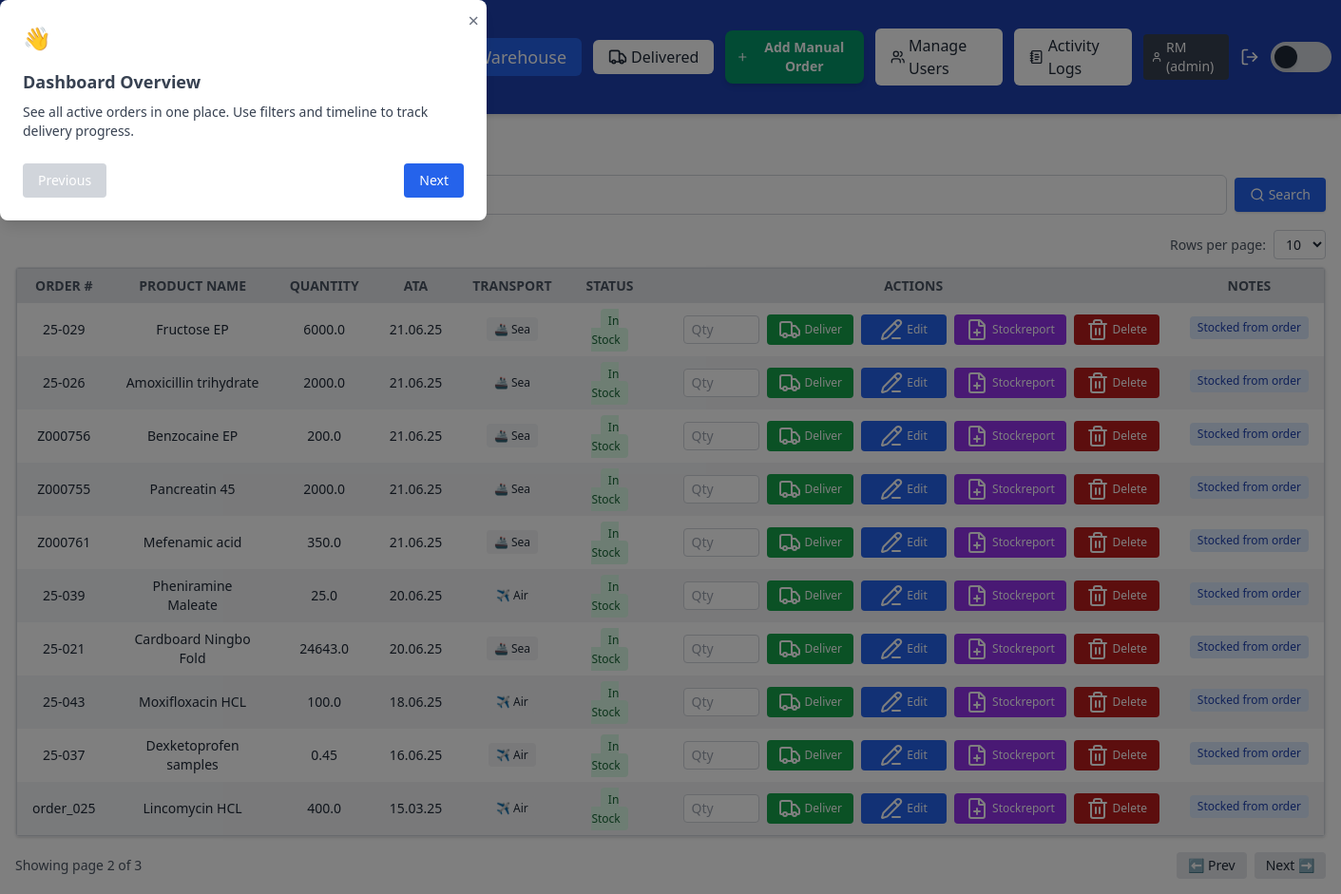
The app's page /warehouse?page=2&per_page=10 (signed in), older data.
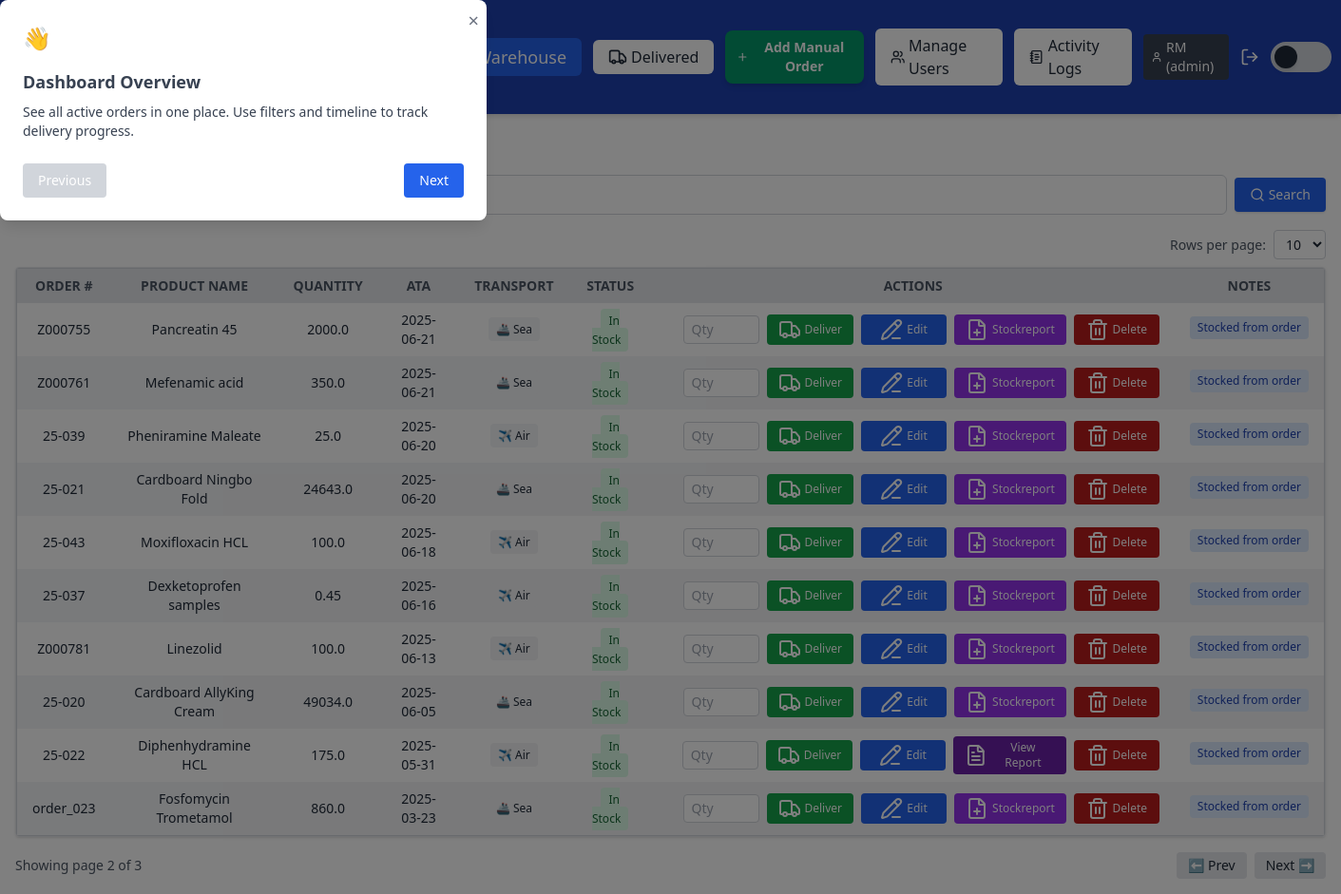
The same page, newer data.
### app/models.py (models this page shows)
class WarehouseStock(db.Model):
    __tablename__ = 'warehouse_stock'  # ✅ Ensure FK consistency
    id = db.Column(db.Integer, primary_key=True)
    user_id = db.Column(db.Integer, db.ForeignKey('user.id'), nullable=False)
    order_number = db.Column(db.String(50), nullable=False)
    product_name = db.Column(db.String(100), nullable=False)
    quantity = db.Column(db.String(50), nullable=False)
    ata = db.Column(db.String(10), nullable=True)
    transit_status = db.Column(db.String(20), default='In Stock', nullable=False)
    notes = db.Column(db.String(120))
    transport = db.Column(db.String(20))
    is_manual = db.Column(db.Boolean, default=False)
    pod_filename = db.Column(db.String(120))
    warehouse_address = db.Column(db.String(255))
    client = db.Column(db.String(255))
    pos_no = db.Column(db.String(50))
    customer_ref = db.Column(db.String(50))
    is_archived = db.Column(db.Boolean, default=False)

### app/routes/warehouse_routes.py (the view, shortened to what this page needs)
@warehouse_bp.route('/warehouse')
@login_required
def warehouse():
    page = request.args.get('page', 1, type=int)
    per_page = request.args.get('per_page', 10, type=int)
    search = request.args.get('search', '')
    if can_view_all(current_user.role):
        query = WarehouseStock.query.filter_by(is_archived=False)
    else:
        query = WarehouseStock.query.filter_by(is_archived=False, user_id=current_user.id)
    pagination = query.order_by(WarehouseStock.ata.desc()).paginate(page=page, per_page=per_page)
    warehouse_items = pagination.items
    reported_ids = [entry.related_order_id for entry in StockReportEntry.query.all() if entry.related_order_id]
    return render_template(
        'warehouse.html',
        warehouse_items=warehouse_items,
        pagination=pagination,
        per_page=per_page,
        reported_ids=reported_ids
    )

### app/roles.py (called while the page is built)
def can_view_all(role):
    return ROLE_PERMISSIONS.get(role, {}).get('can_view_all', False)

### app/routes/__init__.py (called while the page is built)
def inject_globals():
    return dict(current_user=current_user, current_path=request.path)

### app/templates/warehouse.html (shortened to what the changed rows need)
<!DOCTYPE html>
<html lang="en">
<head>
    <script src="https://cdn.tailwindcss.com"></script>
</head>
<body class="flex flex-col h-screen bg-white text-gray-800 dark:bg-gray-900 dark:text-gray-100">
    {% include '_navbar.html' %}
    <main class="flex flex-col h-full overflow-hidden p-4">
        <h2 class="text-2xl font-bold mb-4">📦 Warehouse Stock</h2>
            {% set clear_args = request.args.to_dict() %}
            {% if 'search' in clear_args %}{% set _ = clear_args.pop('search') %}{% endif %}
            {% if 'page' in clear_args %}{% set _ = clear_args.pop('page') %}{% endif %}
        <div class="orders-table-container flex-grow overflow-auto border rounded shadow w-full">
            <table id="warehouse-table"
                class="w-full table-auto bg-white dark:bg-gray-900 border border-gray-300 dark:border-gray-700 text-sm">
                <thead class="sticky top-0 z-10 bg-gray-200 dark:bg-gray-800">
                    <tr
                        class="bg-gray-200 dark:bg-gray-700 text-center text-xs sm:text-sm text-gray-600 dark:text-gray-300 uppercase">
                        <th class="px-4 py-2 cursor-pointer" data-sort="order_number">Order # </th>
                        <th class="px-4 py-2 cursor-pointer" data-sort="product_name">Product Name </th>
                        <th class="px-4 py-2 cursor-pointer" data-sort="quantity">Quantity </th>
                        <th class="px-4 py-2 cursor-pointer" data-sort="ata">ATA
                        </th>
                        <th class="px-4 py-2 cursor-pointer" data-sort="transport">Transport </th>
                        <th class="px-4 py-2">Status</th>
                        <th class="px-4 py-2">Actions</th>
                        <th class="px-4 py-2">Notes</th>
                    </tr>
                </thead>
                <tbody>
                    {% for item in warehouse_items %}
                    <tr
                        class="text-center even:bg-gray-100 dark:even:bg-gray-800 hover:bg-blue-50 dark:hover:bg-gray-700">
                        <td class="px-4 py-2">{{ item.order_number }}</td>
                        <td class="px-4 py-2">{{ item.product_name }}</td>
                        <td class="px-4 py-2">{{ item.quantity }}</td>
                        <td class="px-4 py-2">
                            {% if item.ata and item.ata.__class__.__name__ == 'date' %}
                            {{ item.ata.strftime('%d-%m-%y') }}
                            {% elif item.ata %}
                            {{ item.ata }}
                            {% else %}
                            —
                            {% endif %}
                        </td>
                        <td class="px-4 py-2 text-xs">
                            {% if item.transport == 'air' %}
                            <span class="bg-gray-100 text-gray-800 px-2 py-1 rounded">✈️ Air</span>
                            {% elif item.transport == 'sea' %}
                            <span class="bg-gray-100 text-gray-800 px-2 py-1 rounded">🚢 Sea</span>
                            {% elif item.transport == 'truck' %}
                            <span class="bg-gray-100 text-gray-800 px-2 py-1 rounded">🚚 Truck</span>
                            {% else %}
                            —
                            {% endif %}
                        </td>
                        <td class="px-4 py-2"><span class="bg-green-100 text-green-800 text-xs px-2 py-1 rounded">In
                                Stock</span>
                        </td>
                        <td class="px-4 py-2">
                            <div class="flex justify-end">
                                <div class="flex items-center gap-2 min-w-[500px] ml-4">
                                    <form method="POST"
                                        action="{{ url_for('warehouse.deliver_partial', item_id=item.id) }}"
                                        class="flex items-center gap-2">
                                        <input type="number" name="quantity" min="1" max="{{ item.quantity }}"
                                            placeholder="Qty"
                                            class="w-20 px-2 py-1 rounded text-sm bg-white text-black dark:bg-gray-800 dark:text-white border border-gray-300 dark:border-gray-600 focus:outline-none focus:ring-2 focus:ring-blue-500"
                                            required>
                                        <button type="submit"
                                            class="bg-green-600 hover:bg-green-700 text-white px-3 py-1 text-xs rounded min-w-[90px] flex items-center gap-1 justify-center">
                                            <i data-lucide="truck"></i> Deliver
                                        </button>
                                    </form>
                                    <a href="{{ url_for('warehouse.edit_warehouse', item_id=item.id) }}"
                                        class="bg-blue-600 hover:bg-blue-700 text-white px-3 py-1 text-xs rounded min-w-[90px] flex items-center gap-1 justify-center">
                                        <i data-lucide="pencil-line"></i> Edit
                                    </a>
                                    {% if item.id in reported_ids %}
                                    <button data-item-id="{{ item.id }}"
                                        class="open-stockreport-modal bg-purple-800 hover:bg-purple-900 text-white px-3 py-1 text-xs rounded flex items-center gap-1 justify-center">
                                        <i data-lucide="file-text"></i> View Report
                                    </button>
                                    {% else %}
                                    <a href="{{ url_for('warehouse.stockreport_entry_form', item_id=item.id) }}"
                                        class="bg-purple-600 hover:bg-purple-700 text-white px-3 py-1 text-xs rounded flex items-center gap-1 justify-center">
                                        <i data-lucide="file-plus"></i> Stockreport
                                    </a>
                                    {% endif %}
                                    <form method="POST"
                                        action="{{ url_for('warehouse.delete_warehouse', item_id=item.id) }}"
                                        onsubmit="return confirm('Delete this warehouse item?')" class="inline">
                                        <button type="submit"
                                            class="bg-red-700 hover:bg-red-800 text-white px-3 py-1 text-xs rounded min-w-[90px] flex items-center gap-1 justify-center">
                                            <i data-lucide="trash-2"></i> Delete
                                        </button>
                                    </form>
                                </div>
                            </div>
                        </td>
                        <td class="px-4 py-2">
                            {% if item.notes %}
                            <span title="{{ item.notes }}"
                                class="bg-blue-100 text-blue-800 text-xs px-2 py-1 rounded whitespace-nowrap max-w-[150px] overflow-hidden text-ellipsis inline-block">
                                {{ item.notes[:30] }}{% if item.notes|length > 30 %}...{% endif %}
                            </span>
                            {% else %}
                            —
                            {% endif %}
                        </td>
                    </tr>
                    {% endfor %}
                </tbody>
            </table>
        </div>
        {% set args = request.args.to_dict() if request.args else {} %}
        {% set filtered_args = args.copy() %}
        {% if 'page' in filtered_args %}{% set _ = filtered_args.pop('page') %}{% endif %}
        {% if 'per_page' in filtered_args %}{% set _ = filtered_args.pop('per_page') %}{% endif %}
    </main>
</body>
</html>

Row changes from the older to the newer data that the page shows:
no longer on this page (row edited): WarehouseStock: order_number "25-029", product_name "Fructose EP", quantity "6000.0", ata "21.06.25", transport "🚢 Sea", notes "Stocked from order"
no longer on this page (row edited): WarehouseStock: order_number "25-026", product_name "Amoxicillin trihydrate", quantity "2000.0", ata "21.06.25", transport "🚢 Sea", notes "Stocked from order"
no longer on this page (row edited): WarehouseStock: order_number "Z000756", product_name "Benzocaine EP", quantity "200.0", ata "21.06.25", transport "🚢 Sea", notes "Stocked from order"
no longer on this page (row edited): WarehouseStock: order_number "order_025", product_name "Lincomycin HCL", quantity "400.0", ata "15.03.25", transport "✈️ Air", notes "Stocked from order"
changed WarehouseStock "Pancreatin 45": ata "21.06.25" → "2025-06-21"
changed WarehouseStock "Mefenamic acid": ata "21.06.25" → "2025-06-21"
changed WarehouseStock "Pheniramine Maleate": ata "20.06.25" → "2025-06-20"
changed WarehouseStock "Cardboard Ningbo Fold": ata "20.06.25" → "2025-06-20"
changed WarehouseStock "Moxifloxacin HCL": ata "18.06.25" → "2025-06-18"
changed WarehouseStock "Dexketoprofen samples": ata "16.06.25" → "2025-06-16"
now on this page (row edited): WarehouseStock: order_number "Z000781", product_name "Linezolid", quantity "100.0", ata "2025-06-13", transport "✈️ Air", notes "Stocked from order"
now on this page (row edited): WarehouseStock: order_number "25-020", product_name "Cardboard AllyKing Cream", quantity "49034.0", ata "2025-06-05", transport "🚢 Sea", notes "Stocked from order"
now on this page (row edited): WarehouseStock: order_number "25-022", product_name "Diphenhydramine HCL", quantity "175.0", ata "2025-05-31", transport "✈️ Air", notes "Stocked from order"
now on this page (row edited): WarehouseStock: order_number "order_023", product_name "Fosfomycin Trometamol", quantity "860.0", ata "2025-03-23", transport "🚢 Sea", notes "Stocked from order"
